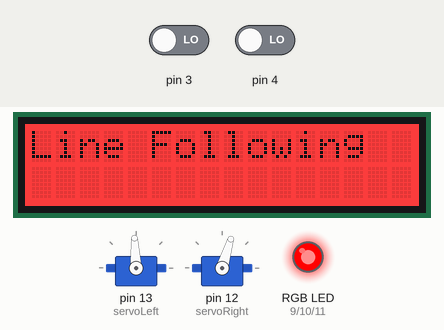
The sketch below on a simulated Arduino Uno, built with avr-gcc and run on an emulated ATmega328P. Shown: 16×2 character LCD, 2 × servo, an RGB LED mixed from three pins (HIGH = lit). The inputs (shaded band) are chosen by the test bench; at power-on: pin 3 LOW, pin 4 LOW.

Above: at 1.2 s.
1.3 s: pin 3 driven HIGH
At 1.9 s:
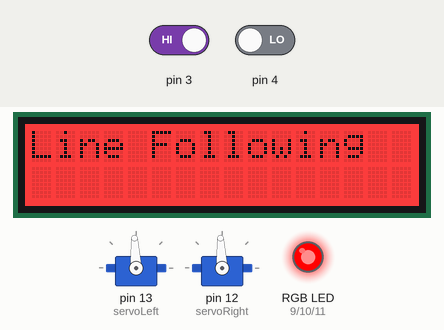
2.8 s: pin 3 driven LOW
At 2.99 s:
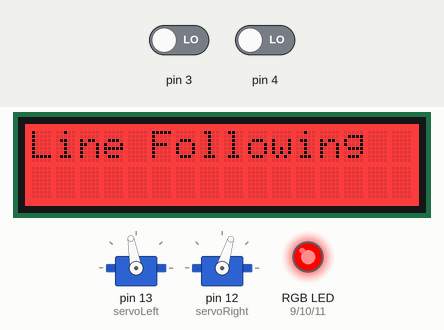
4.5 s: pin 4 driven HIGH
At 4.5 s:
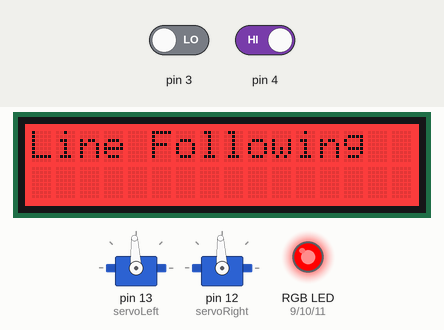
6.0 s: pin 4 driven LOW
At 6.19 s:
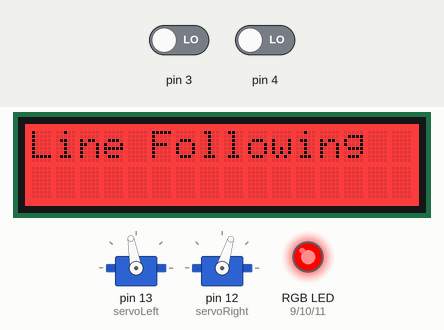
Timing chart, 0 to 8.5 s (numbered marks = the images above; inputs shaded):
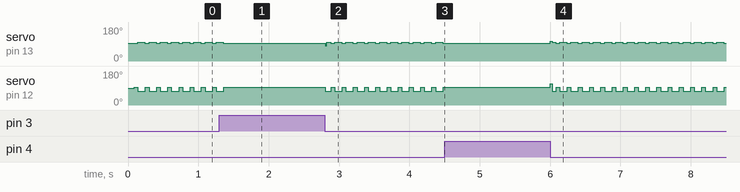

Measured:
- after the input at 1.3 s, servo on pin 13 (servoLeft), servo on pin 12 (servoRight): goes on until 1.4 s, then stays 93°
- after the input at 2.8 s, servo on pin 13 (servoLeft): 93° → 81° at once, then moves between 81° and 100°, repeating every 0.32 s; servo on pin 12 (servoRight): alternates 93° for 0.05 s and 73° for 0.11 s, starting at once
- after the input at 4.5 s, servo on pin 13 (servoLeft), servo on pin 12 (servoRight): stops changing and stays 93°
- after the input at 6.0 s, servo on pin 13 (servoLeft): 93° → 105° at once, then moves between 93° and 105°, repeating every 0.32 s; servo on pin 12 (servoRight): 93° → 112° at once, then moves between 73° and 112°, repeating every 0.32 s
- by itself, servo on pin 13 (servoLeft): alternates 100° for 0.10 s and 93° for 0.06 s
- by itself, servo on pin 12 (servoRight): alternates 93° for 0.05 s and 73° for 0.11 s

The sketch:

PathPilot.ino
```cpp
////////////////////////////////////////////////////////////////////////////////////////////////////////////////////////////////////////
//                                        PATH PILOT - LINE FOLLOWING AND BARCODE SCANNING                                            //
//                                                                                                                                    //
//           CIRCUITRONICS - COMPANY C GROUP 3 - AMAR SUPRA, SHANIA MIRANDA, KAVIYAN ELANCHEZHIAN, BEN BARBER                         //
//                                                                                                                                    //
//           We have designed a Boe-Bot attachtment to follow a line and scan the barcode at the end of it whilst outputting          //
//           the result. The solution is based on QTI sensors to follow a line by making colour comparisons and we use a              //
//           Waveshare barcode scanner component to scan the barcode. Our Bot is capable of handling junctions and colour             //
//           changes in a line.                                                                                                       //
//                                                                                                                                    //
//           Before running check and adjust accordingly : Pin assignments, Light readings, Movement parameters                       //
////////////////////////////////////////////////////////////////////////////////////////////////////////////////////////////////////////
// LIBRARIES ///////////////////////////////////////////////////////////////////////////////////////////////////////////////////////////
#include <Servo.h>                           // Servo library
#include <SoftwareSerial.h>                  // Serial library for barcode outputs
#include <Wire.h>                            // Library for I2C connection to LCD
#include "rgb_lcd.h"                         // LCD library

/////////////////////////////////////////////////////////////////////////////////////////////////////////////////////////////////////////
// SENSOR DECLARATIONS //////////////////////////////////////////////////////////////////////////////////////////////////////////////////
Servo servoLeft;                             // Declare left and right servos
Servo servoRight;

SoftwareSerial BarcodeSerial(7, 8);          // Declare up serial for barcode sensor, Recieves on pin 7 (RX), Transmits on pin 8 (TX)

int QTILeft = 3;                             // Attach left QTI sensor to pin 4
int QTIRight = 4;                            // Attach right QTI sensor to pin 2

int RedPin = 9;                              // LED pins R9 G10 B11
int GreenPin = 10;
int BluePin = 11;

rgb_lcd lcd;                                 // Declare LCD

//////////////////////////////////////////////////////////////////////////////////////////////////////////////////////////////////////////
// SETUP VARIABLES ///////////////////////////////////////////////////////////////////////////////////////////////////////////////////////
String BarcodeNumber = "";                  // Initialise Variable to hold barcode number

int LeftBackground = 0;                     // Initialise QTI readings to 0 or white
int RightBackground = 0;

////////////////////////////////////////////////////////////////////////////////////////////////////////////////////////////////////////////
// SETUP - Built-in Code that runs before loop /////////////////////////////////////////////////////////////////////////////////////////////
void setup()
{
  Serial.begin(9600);                        // Setup Serial communication rates
  BarcodeSerial.begin(9600);

  lcd.begin(16, 2);                          // Setup LCD columns, rows and colour
  lcd.setRGB(255, 0, 0);
  LCDUpdate("Line Following");


  pinMode(RedPin, OUTPUT);                   // Setup RGB pins
  pinMode(GreenPin, OUTPUT);
  pinMode(BluePin, OUTPUT);

  setColor(255, 0,0);                        // LED is red until task finishes

}

////////////////////////////////////////////////////////////////////////////////////////////////////////////////////////////////////////////
// MAIN LOOP - Line following and barcode scanning main code ///////////////////////////////////////////////////////////////////////////////
void loop()
{
  Stop(50);                                                         // Stop to take readings and make checks

  int LeftColour = GetColour(QTILeft);                              // Take QTI readings
  int RightColour = GetColour(QTIRight);

  if (BarcodeSerial.available()) {
    BarcodeNumber = BarcodeSerial.readStringUntil('\n');            // Read barcode number from serial output
  }

  if (millis() < 60000)
  {
    BarcodeNumber = "";
  }

  if (BarcodeNumber != "")                                          // Barcode has been scanned - run final code
  {
    setColor(0,0,255);                                              // Blue when reading barcode
    LCDUpdate(BarcodeNumber);                                       // Output barcode number

    Forward(4500);                                                  // Drive over barcode to finish
    lcd.setCursor(0,1);                                             // Update LCD to show current status
    lcd.print("TASK COMPLETE");
    setColor(0, 255, 0);                                            // Green when finished
    while (1 == 1){}                                                // Infinite loop does nothing - Job is complete
  }

  // QTIs read same colour - Move forwards and update backgrounds
  if (LeftColour == RightColour)                                    // QTIs are over the background with the line between them
  {
    Forward(100);
    LeftBackground = LeftColour;
    RightBackground = RightColour;
  }

  // Whenever QTI readings are not equal, code below will run
  else
  {
    if (LeftBackground == 0 && RightBackground == 0)                // White background, Black line
    {
      if (LeftColour == 1 && RightColour == 0)                      // Left sensor is on the line and right is off the line
      {
        SeekLeft(LeftColour, RightColour, QTILeft, QTIRight);       // Rotates left until both sensors read white again
        Forward(50);
      }
      else                                                          // Left sensor off the line and right sensor on the line
      {
        SeekRight(LeftColour, RightColour, QTILeft, QTIRight);      // Rotates right until both sensors read white again
        Forward(50);
      }
    }

    else                                                            // Black background(1), White line
    {
      if (LeftColour == 1 && RightColour == 0)                      // Left sensor off the line and right is on the line
      {
        SeekRight(LeftColour, RightColour, QTILeft, QTIRight);      // Rotates right until sensors read black again
        Forward(50);
      }
      else                                                          // Left sensor on the line and right sensor off the line
      {
        SeekLeft(LeftColour, RightColour, QTILeft, QTIRight);       // Rotates left until sensors read black again
        Forward(50);
      }
    }

  }
}

///////////////////////////////////////////////////////////////////////////////////////////////////////////////////////////////////////////////////
// FUNCTIONS & PROCEDURES /////////////////////////////////////////////////////////////////////////////////////////////////////////////////////////

// The RCTime function gives the reading from a QTI sensor
long RCTime(int sensorIn){
  long duration = 0;
  pinMode(sensorIn, OUTPUT);                                     // Make pin OUTPUT
  digitalWrite(sensorIn, HIGH);                                  // Pin HIGH (discharge capacitor)
  delay(1);                                                      // Wait 1ms
  pinMode(sensorIn, INPUT);                                      // Make pin INPUT
  digitalWrite(sensorIn, LOW);                                   // Turn off internal pullups
  while(digitalRead(sensorIn)){                                  // Wait for pin to go LOW
    duration++;
  }
  return duration;
}

// The GetColour function converts the QTI reading to a white or black value
// ADJUST VALUES DEPENDING ON READINGS
int GetColour(int QTIPin){
  long Reading = RCTime(QTIPin);
  if (Reading < 100){                                            // Values for comparison should be adjusted based off of readings
    return 0;                                                    // White = 0
  }
  if (Reading > 100){
    return 1;                                                    // Black = 0
  }
}

// The LCDUpdate function updates the LCD display
void LCDUpdate(String Message){
  lcd.clear();                                                   // LCD resets and outputs barcode number
  lcd.setCursor(0,0);
  lcd.print(Message);
}

// Movement Functions
// 1700 = Full Speed anticlockwise
// 1300 = Full Speed clockwise
// 1500 = Stop
// Linear Zones: 1700 - 1600, 1300 - 1400    Non-Linear Zones: 1600-1500, 1400 - 1500

void Forward(int distance){
  servoLeft.attach(13);                      // Attach left signal to pin 13
  servoRight.attach(12);                     // Attach right signal to pin 12
  servoLeft.writeMicroseconds(1580);         // Left wheel anticlockwise
  servoRight.writeMicroseconds(1300);        // Right wheel clockwise
  delay(distance);                           // Control distance moved
  servoLeft.detach();
  servoRight.detach();
}

void RotateLeft(int angle){
  servoLeft.attach(13);                      // Attach left signal to pin 13
  servoRight.attach(12);                     // Attach right signal to pin 12
  servoLeft.writeMicroseconds(1375);         // Left wheel clockwise
  servoRight.writeMicroseconds(1300);        // Right wheel clockwise
  delay(angle);                              // Control angle of rotation
  servoLeft.detach();
  servoRight.detach();
}

void RotateRight(int angle){
  servoLeft.attach(13);                      // Attach left signal to pin 13
  servoRight.attach(12);                     // Attach right signal to pin 12
  servoLeft.writeMicroseconds(1625);         // Left wheel anticlockwise
  servoRight.writeMicroseconds(1700);        // Right wheel anticlockwise
  delay(angle);                              // Control angle of rotation
  servoLeft.detach();
  servoRight.detach();
}

void Stop(int time){
  servoLeft.attach(13);                      // Attach left signal to pin 13
  servoRight.attach(12);                     // Attach right signal to pin 12
  servoLeft.writeMicroseconds(1500);         // Stop Left Servo
  delay(7);                                  // Delay because of motor imbalance
  servoRight.writeMicroseconds(1500);        // Stop Right Servo
  delay(time);
  servoLeft.detach();
  servoRight.detach();
}

// The SeekLeft function is used to regain the line when the bot needs to turn back onto it
void SeekLeft(int LeftColour, int RightColour, int LeftPin, int RightPin){
  int lc = LeftColour;
  int rc = RightColour;
  while (lc != rc)
  {
    RotateLeft(25);
    lc = GetColour(LeftPin);
    rc = GetColour(RightPin);
  }
}

// The SeekRight function is used to regain the line when the bot needs to turn back onto it
void SeekRight(int LeftColour, int RightColour, int LeftPin, int RightPin){
  int lc = LeftColour;
  int rc = RightColour;
  while (lc != rc)
  {
    RotateRight(25);
    lc = GetColour(LeftPin);
    rc = GetColour(RightPin);
  }
}

// Used to set the colour of the RGB LED
void setColor(int redValue, int greenValue, int blueValue) {
  analogWrite(RedPin, redValue);
  analogWrite(GreenPin, greenValue);
  analogWrite(BluePin, blueValue);
}
```
